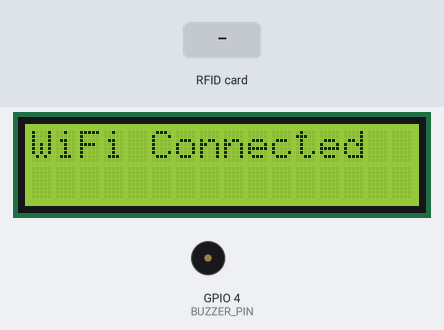
Bench run of a sketch on a simulated ESP32. On the bench: 16×2 character LCD, buzzer (waves = sounding, pin HIGH). Inputs (shaded band) come from the test bench. WiFi joins after 1.5 s; servers stay silent unless stated; uploads are accepted with an empty reply; what the sketch prints to the serial monitor is not drawn.

Above: at 1.6 s.
At 4.8 s:
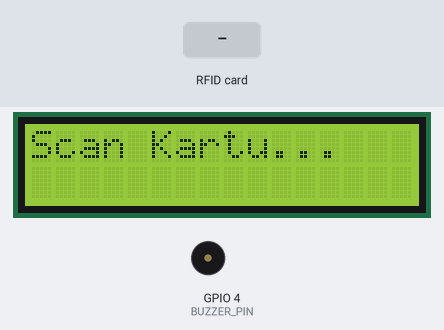
4.9 s: RFID card 5E 7A 19 C4 held to the reader
At 5.04 s:
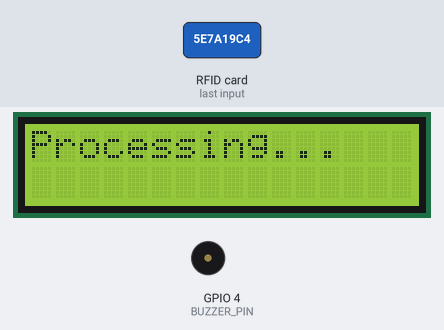
At 6.2 s:
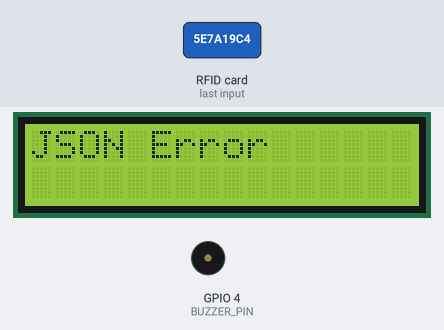
Timing chart, 0 to 7.9 s (numbered marks = the images above; inputs shaded):
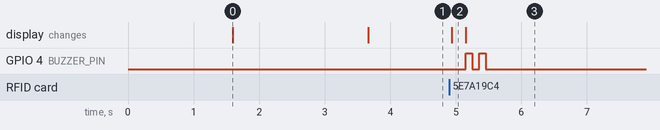

Measured:
- after the input at 4.9 s, GPIO 4 (BUZZER_PIN): alternates HIGH for 0.10 s and LOW for 0.10 s, 4 changes in all, then stays LOW, starting after 0.25 s; the display: changes at once (image 2)
- what the display in image 0 shows lasts 2.1 s, from 1.6 s to 3.7 s

The sketch:

Kode_Presensi.ino
```cpp
#include <WiFi.h>
#include <WiFiManager.h>
#include <HTTPClient.h>
#include <ArduinoJson.h>
#include <SPI.h>
#include <MFRC522.h>
#include <LiquidCrystal_I2C.h>

// ================= PIN =================
#define SS_PIN 5
#define RST_PIN 27
#define BUZZER_PIN 4

// ================= API =================
String classApi = "https://dock-bulldog-briskness.ngrok-free.dev/api/external-api/hardware/class-attendance";
String classID = "7a";

// ================= OBJECT =================
MFRC522 rfid(SS_PIN, RST_PIN);
LiquidCrystal_I2C lcd(0x27, 16, 2);
WiFiManager wm;

// ================= UID 8 DIGIT =================
String getUID8Digit(MFRC522 &rfid) {
  String uid = "";

  for (byte i = 0; i < rfid.uid.size; i++) {
    if (rfid.uid.uidByte[i] < 0x10) uid += "0";
    uid += String(rfid.uid.uidByte[i], HEX);
  }

  uid.toUpperCase();

  if (uid.length() > 8) {
    uid = uid.substring(0, 8);
  }

  return uid;
}

// ================= BUZZER =================
void beepSuccess() {
  digitalWrite(BUZZER_PIN, HIGH);
  delay(300);
  digitalWrite(BUZZER_PIN, LOW);
}

void beepFail() {
  for (int i = 0; i < 2; i++) {
    digitalWrite(BUZZER_PIN, HIGH);
    delay(100);
    digitalWrite(BUZZER_PIN, LOW);
    delay(100);
  }
}

// ================= SETUP =================
void setup() {

  Serial.begin(115200);
  Serial.println("=== PRESENSI KELAS START ===");

  pinMode(BUZZER_PIN, OUTPUT);

  // LCD
  lcd.init();
  lcd.backlight();

  lcd.setCursor(0, 0);
  lcd.print("Connecting...");

  // ================= WIFI MANAGER =================
  WiFi.mode(WIFI_STA);

  // OPTIONAL:
  // wm.resetSettings();

  bool res;

  // Nama hotspot konfigurasi
  res = wm.autoConnect("ESP32-Presensi");

  if (!res) {

    Serial.println("WiFi Failed");

    lcd.clear();
    lcd.print("WiFi Failed");

    delay(3000);
    ESP.restart();
  }

  Serial.println("WiFi Connected");
  Serial.print("IP Address: ");
  Serial.println(WiFi.localIP());

  lcd.clear();
  lcd.print("WiFi Connected");

  delay(2000);

  // ================= RFID =================
  SPI.begin();
  rfid.PCD_Init();

  Serial.println("RFID Ready");

  lcd.clear();
  lcd.print("Scan Kartu...");
}

// ================= LOOP =================
void loop() {

  if (!rfid.PICC_IsNewCardPresent()) return;
  if (!rfid.PICC_ReadCardSerial()) return;

  String cardID = getUID8Digit(rfid);

  Serial.println("----------------------------");
  Serial.print("RFID UID (8) : ");
  Serial.println(cardID);

  lcd.clear();
  lcd.print("Processing...");

  // ================= CHECK WIFI =================
  if (WiFi.status() != WL_CONNECTED) {

    Serial.println("WiFi Disconnected");

    lcd.clear();
    lcd.print("WiFi Putus");

    beepFail();

    delay(2000);

    lcd.clear();
    lcd.print("Scan Kartu...");

    return;
  }

  // ================= HTTP REQUEST =================
  HTTPClient http;

  String url = classApi + "?card-id=" + cardID + "&class-id=" + classID;

  Serial.print("Request URL : ");
  Serial.println(url);

  http.begin(url);

  int httpCode = http.GET();

  Serial.print("HTTP Code   : ");
  Serial.println(httpCode);

  // ================= RESPONSE =================
  if (httpCode > 0) {

    String payload = http.getString();

    Serial.println("Response    :");
    Serial.println(payload);

    StaticJsonDocument<512> doc;

    DeserializationError error =
      deserializeJson(doc, payload);

    if (error) {

      Serial.println("JSON Error");

      lcd.clear();
      lcd.print("JSON Error");

      beepFail();

    } else {

      bool status = doc["status"];
      String message = doc["message"];

      lcd.clear();

      if (status == true) {

        String name = doc["data"]["name"];

        Serial.println("========== BERHASIL ==========");
        Serial.print("Nama : ");
        Serial.println(name);

        lcd.clear();

        lcd.setCursor(0, 0);
        lcd.print("PRESENSI OK");

        lcd.setCursor(0, 1);
        lcd.print(name.substring(0, 16));

        beepSuccess();

      } else {

        Serial.println("=========== GAGAL ===========");
        Serial.print("Pesan : ");
        Serial.println(message);

        lcd.clear();

        lcd.setCursor(0, 0);
        lcd.print("PRESENSI GAGAL");

        lcd.setCursor(0, 1);
        lcd.print(message.substring(0, 16));

        beepFail();
      }
    }

  } else {

    Serial.println("HTTP ERROR");

    lcd.clear();
    lcd.print("HTTP ERROR");

    beepFail();
  }

  http.end();

  delay(3000);

  lcd.clear();
  lcd.print("Scan Kartu...");

  rfid.PICC_HaltA();
}
```
